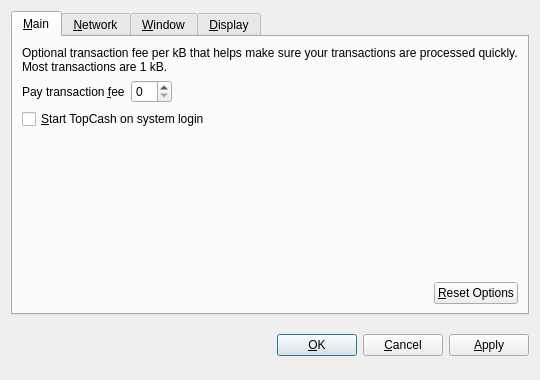
<?xml version="1.0" encoding="UTF-8"?>
<ui version="4.0">
 <class>OptionsDialog</class>
 <widget class="QDialog" name="OptionsDialog">
  <property name="geometry">
   <rect>
    <x>0</x>
    <y>0</y>
    <width>540</width>
    <height>380</height>
   </rect>
  </property>
  <property name="windowTitle">
   <string>Options</string>
  </property>
  <property name="modal">
   <bool>true</bool>
  </property>
  <layout class="QVBoxLayout" name="verticalLayout">
   <item>
    <widget class="QTabWidget" name="tabWidget">
     <property name="tabPosition">
      <enum>QTabWidget::North</enum>
     </property>
     <property name="currentIndex">
      <number>0</number>
     </property>
     <widget class="QWidget" name="tabMain">
      <attribute name="title">
       <string>&amp;Main</string>
      </attribute>
      <layout class="QVBoxLayout" name="verticalLayout_Main">
       <item>
        <widget class="QLabel" name="transactionFeeInfoLabel">
         <property name="text">
          <string>Optional transaction fee per kB that helps make sure your transactions are processed quickly. Most transactions are 1 kB.</string>
         </property>
         <property name="textFormat">
          <enum>Qt::PlainText</enum>
         </property>
         <property name="wordWrap">
          <bool>true</bool>
         </property>
        </widget>
       </item>
       <item>
        <layout class="QHBoxLayout" name="horizontalLayout_1_Main">
         <item>
          <widget class="QLabel" name="transactionFeeLabel">
           <property name="text">
            <string>Pay transaction &amp;fee</string>
           </property>
           <property name="textFormat">
            <enum>Qt::PlainText</enum>
           </property>
           <property name="buddy">
            <cstring>transactionFee</cstring>
           </property>
          </widget>
         </item>
         <item>
          <widget class="BitcoinAmountField" name="transactionFee"/>
         </item>
         <item>
          <spacer name="horizontalSpacer_1_Main">
           <property name="orientation">
            <enum>Qt::Horizontal</enum>
           </property>
           <property name="sizeHint" stdset="0">
            <size>
             <width>40</width>
             <height>20</height>
            </size>
           </property>
          </spacer>
         </item>
        </layout>
       </item>
       <item>
        <widget class="QCheckBox" name="bitcoinAtStartup">
         <property name="toolTip">
          <string>Automatically start TopCash after logging in to the system.</string>
         </property>
         <property name="text">
          <string>&amp;Start TopCash on system login</string>
         </property>
        </widget>
       </item>
       <item>
        <spacer name="verticalSpacer_Main">
         <property name="orientation">
          <enum>Qt::Vertical</enum>
         </property>
         <property name="sizeHint" stdset="0">
          <size>
           <width>20</width>
           <height>40</height>
          </size>
         </property>
        </spacer>
       </item>
       <item>
        <layout class="QHBoxLayout" name="horizontalLayout_2_Main">
         <item>
          <spacer name="horizontalSpacer_2_Main">
           <property name="orientation">
            <enum>Qt::Horizontal</enum>
           </property>
           <property name="sizeHint" stdset="0">
            <size>
             <width>40</width>
             <height>20</height>
            </size>
           </property>
          </spacer>
         </item>
         <item>
          <widget class="QPushButton" name="resetButton">
           <property name="toolTip">
            <string>Reset all client options to default.</string>
           </property>
           <property name="text">
            <string>&amp;Reset Options</string>
           </property>
           <property name="autoDefault">
            <bool>false</bool>
           </property>
          </widget>
         </item>
        </layout>
       </item>
      </layout>
     </widget>
     <widget class="QWidget" name="tabNetwork">
      <attribute name="title">
       <string>&amp;Network</string>
      </attribute>
      <layout class="QVBoxLayout" name="verticalLayout_Network">
       <item>
        <widget class="QCheckBox" name="mapPortUpnp">
         <property name="toolTip">
          <string>Automatically open the TopCash client port on the router. This only works when your router supports UPnP and it is enabled.</string>
         </property>
         <property name="text">
          <string>Map port using &amp;UPnP</string>
         </property>
        </widget>
       </item>
       <item>
        <widget class="QCheckBox" name="connectSocks">
         <property name="toolTip">
          <string>Connect to the TopCash network through a SOCKS proxy (e.g. when connecting through Tor).</string>
         </property>
         <property name="text">
          <string>&amp;Connect through SOCKS proxy:</string>
         </property>
        </widget>
       </item>
       <item>
        <layout class="QHBoxLayout" name="horizontalLayout_Network">
         <item>
          <widget class="QLabel" name="proxyIpLabel">
           <property name="text">
            <string>Proxy &amp;IP:</string>
           </property>
           <property name="textFormat">
            <enum>Qt::PlainText</enum>
           </property>
           <property name="buddy">
            <cstring>proxyIp</cstring>
           </property>
          </widget>
         </item>
         <item>
          <widget class="QValidatedLineEdit" name="proxyIp">
           <property name="maximumSize">
            <size>
             <width>140</width>
             <height>16777215</height>
            </size>
           </property>
           <property name="toolTip">
            <string>IP address of the proxy (e.g. 127.0.0.1)</string>
           </property>
          </widget>
         </item>
         <item>
          <widget class="QLabel" name="proxyPortLabel">
           <property name="text">
            <string>&amp;Port:</string>
           </property>
           <property name="textFormat">
            <enum>Qt::PlainText</enum>
           </property>
           <property name="buddy">
            <cstring>proxyPort</cstring>
           </property>
          </widget>
         </item>
         <item>
          <widget class="QLineEdit" name="proxyPort">
           <property name="maximumSize">
            <size>
             <width>55</width>
             <height>16777215</height>
            </size>
           </property>
           <property name="toolTip">
            <string>Port of the proxy (e.g. 9050)</string>
           </property>
          </widget>
         </item>
         <item>
          <widget class="QLabel" name="socksVersionLabel">
           <property name="text">
            <string>SOCKS &amp;Version:</string>
           </property>
           <property name="textFormat">
            <enum>Qt::PlainText</enum>
           </property>
           <property name="buddy">
            <cstring>socksVersion</cstring>
           </property>
          </widget>
         </item>
         <item>
          <widget class="QValueComboBox" name="socksVersion">
           <property name="toolTip">
            <string>SOCKS version of the proxy (e.g. 5)</string>
           </property>
          </widget>
         </item>
         <item>
          <spacer name="horizontalSpacer_Network">
           <property name="orientation">
            <enum>Qt::Horizontal</enum>
           </property>
           <property name="sizeHint" stdset="0">
            <size>
             <width>40</width>
             <height>20</height>
            </size>
           </property>
          </spacer>
         </item>
        </layout>
       </item>
       <item>
        <spacer name="verticalSpacer_Network">
         <property name="orientation">
          <enum>Qt::Vertical</enum>
         </property>
         <property name="sizeHint" stdset="0">
          <size>
           <width>20</width>
           <height>40</height>
          </size>
         </property>
        </spacer>
       </item>
      </layout>
     </widget>
     <widget class="QWidget" name="tabWindow">
      <attribute name="title">
       <string>&amp;Window</string>
      </attribute>
      <layout class="QVBoxLayout" name="verticalLayout_Window">
       <item>
        <widget class="QCheckBox" name="minimizeToTray">
         <property name="toolTip">
          <string>Show only a tray icon after minimizing the window.</string>
         </property>
         <property name="text">
          <string>&amp;Minimize to the tray instead of the taskbar</string>
         </property>
        </widget>
       </item>
       <item>
        <widget class="QCheckBox" name="minimizeOnClose">
         <property name="toolTip">
          <string>Minimize instead of exit the application when the window is closed. When this option is enabled, the application will be closed only after selecting Quit in the menu.</string>
         </property>
         <property name="text">
          <string>M&amp;inimize on close</string>
         </property>
        </widget>
       </item>
       <item>
        <spacer name="verticalSpacer_Window">
         <property name="orientation">
          <enum>Qt::Vertical</enum>
         </property>
         <property name="sizeHint" stdset="0">
          <size>
           <width>20</width>
           <height>40</height>
          </size>
         </property>
        </spacer>
       </item>
      </layout>
     </widget>
     <widget class="QWidget" name="tabDisplay">
      <attribute name="title">
       <string>&amp;Display</string>
      </attribute>
      <layout class="QVBoxLayout" name="verticalLayout_Display">
       <item>
        <layout class="QHBoxLayout" name="horizontalLayout_1_Display">
         <item>
          <widget class="QLabel" name="langLabel">
           <property name="text">
            <string>User Interface &amp;language:</string>
           </property>
           <property name="textFormat">
            <enum>Qt::PlainText</enum>
           </property>
           <property name="buddy">
            <cstring>lang</cstring>
           </property>
          </widget>
         </item>
         <item>
          <widget class="QValueComboBox" name="lang">
           <property name="toolTip">
            <string>The user interface language can be set here. This setting will take effect after restarting TopCash.</string>
           </property>
          </widget>
         </item>
        </layout>
       </item>
       <item>
        <layout class="QHBoxLayout" name="horizontalLayout_2_Display">
         <item>
          <widget class="QLabel" name="unitLabel">
           <property name="text">
            <string>&amp;Unit to show amounts in:</string>
           </property>
           <property name="textFormat">
            <enum>Qt::PlainText</enum>
           </property>
           <property name="buddy">
            <cstring>unit</cstring>
           </property>
          </widget>
         </item>
         <item>
          <widget class="QValueComboBox" name="unit">
           <property name="toolTip">
            <string>Choose the default subdivision unit to show in the interface and when sending coins.</string>
           </property>
          </widget>
         </item>
        </layout>
       </item>
       <item>
        <widget class="QCheckBox" name="displayAddresses">
         <property name="toolTip">
          <string>Whether to show TopCash addresses in the transaction list or not.</string>
         </property>
         <property name="text">
          <string>&amp;Display addresses in transaction list</string>
         </property>
        </widget>
       </item>
       <item>
        <widget class="QCheckBox" name="coinControlFeatures">
         <property name="toolTip">
          <string>Whether to show coin control features or not.</string>
         </property>
         <property name="text">
          <string>Display coin &amp;control features (experts only!)</string>
         </property>
        </widget>
       </item>
       <item>
        <spacer name="verticalSpacer_Display">
         <property name="orientation">
          <enum>Qt::Vertical</enum>
         </property>
         <property name="sizeHint" stdset="0">
          <size>
           <width>20</width>
           <height>40</height>
          </size>
         </property>
        </spacer>
       </item>
      </layout>
     </widget>
    </widget>
   </item>
   <item>
    <layout class="QHBoxLayout" name="horizontalLayout_Buttons">
     <item>
      <spacer name="horizontalSpacer_1">
       <property name="orientation">
        <enum>Qt::Horizontal</enum>
       </property>
       <property name="sizeHint" stdset="0">
        <size>
         <width>40</width>
         <height>48</height>
        </size>
       </property>
      </spacer>
     </item>
     <item>
      <widget class="QLabel" name="statusLabel">
       <property name="font">
        <font>
         <weight>75</weight>
         <bold>true</bold>
        </font>
       </property>
       <property name="text">
        <string/>
       </property>
       <property name="textFormat">
        <enum>Qt::PlainText</enum>
       </property>
       <property name="wordWrap">
        <bool>true</bool>
       </property>
      </widget>
     </item>
     <item>
      <spacer name="horizontalSpacer_2">
       <property name="orientation">
        <enum>Qt::Horizontal</enum>
       </property>
       <property name="sizeHint" stdset="0">
        <size>
         <width>40</width>
         <height>48</height>
        </size>
       </property>
      </spacer>
     </item>
     <item>
      <widget class="QPushButton" name="okButton">
       <property name="text">
        <string>&amp;OK</string>
       </property>
      </widget>
     </item>
     <item>
      <widget class="QPushButton" name="cancelButton">
       <property name="text">
        <string>&amp;Cancel</string>
       </property>
       <property name="autoDefault">
        <bool>false</bool>
       </property>
      </widget>
     </item>
     <item>
      <widget class="QPushButton" name="applyButton">
       <property name="text">
        <string>&amp;Apply</string>
       </property>
       <property name="autoDefault">
        <bool>false</bool>
       </property>
      </widget>
     </item>
    </layout>
   </item>
  </layout>
 </widget>
 <customwidgets>
  <customwidget>
   <class>BitcoinAmountField</class>
   <extends>QSpinBox</extends>
   <header>bitcoinamountfield.h</header>
  </customwidget>
  <customwidget>
   <class>QValueComboBox</class>
   <extends>QComboBox</extends>
   <header>qvaluecombobox.h</header>
  </customwidget>
  <customwidget>
   <class>QValidatedLineEdit</class>
   <extends>QLineEdit</extends>
   <header>qvalidatedlineedit.h</header>
  </customwidget>
 </customwidgets>
 <resources/>
 <connections/>
</ui>
